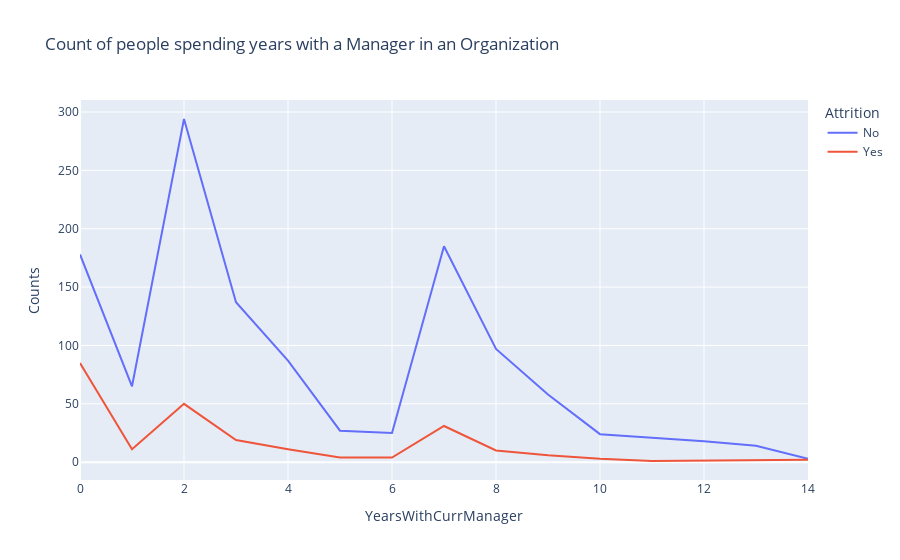

This figure's notebook cell:
### Markdown cell above
**IS the manager reson for employees attrition??**

### Code cell
man_att=hr.groupby(['YearsWithCurrManager','Attrition']).apply(lambda x:x['DailyRate'].count()).reset_index(name='Counts')
px.line(man_att,x='YearsWithCurrManager',y='Counts',color='Attrition',title='Count of people spending years with a Manager in an Organization')

### Figure 1 — Plotly figure (JSON) as saved in the notebook; plotly's stock layout.template omitted (floating-point values rounded to 4 significant figures)
{"data": [{"hovertemplate": "Attrition=No<br>YearsWithCurrManager=%{x}<br>Counts=%{y}<extra></extra>", "legendgroup": "No", "line": {"color": "#636efa", "dash": "solid"}, "marker": {"symbol": "circle"}, "mode": "lines", "name": "No", "orientation": "v", "showlegend": true, "type": "scatter", "x": [0, 1, 2, 3, 4, 5, 6, 7, 8, 9, 10, 11, 12, 13, 14], "xaxis": "x", "y": [178, 65, 294, 137, 87, 27, 25, 185, 97, 58, 24, 21, 18, 14, 3], "yaxis": "y"}, {"hovertemplate": "Attrition=Yes<br>YearsWithCurrManager=%{x}<br>Counts=%{y}<extra></extra>", "legendgroup": "Yes", "line": {"color": "#EF553B", "dash": "solid"}, "marker": {"symbol": "circle"}, "mode": "lines", "name": "Yes", "orientation": "v", "showlegend": true, "type": "scatter", "x": [0, 1, 2, 3, 4, 5, 6, 7, 8, 9, 10, 11, 14], "xaxis": "x", "y": [85, 11, 50, 19, 11, 4, 4, 31, 10, 6, 3, 1, 2], "yaxis": "y"}], "layout": {"autosize": true, "legend": {"title": {"text": "Attrition"}, "tracegroupgap": 0}, "title": {"text": "Count of people spending years with a Manager in an Organization"}, "xaxis": {"anchor": "y", "autorange": true, "domain": [0, 1], "range": [0, 14], "title": {"text": "YearsWithCurrManager"}, "type": "linear"}, "yaxis": {"anchor": "x", "autorange": true, "domain": [0, 1], "range": [-15.28, 310.3], "title": {"text": "Counts"}, "type": "linear"}}}
